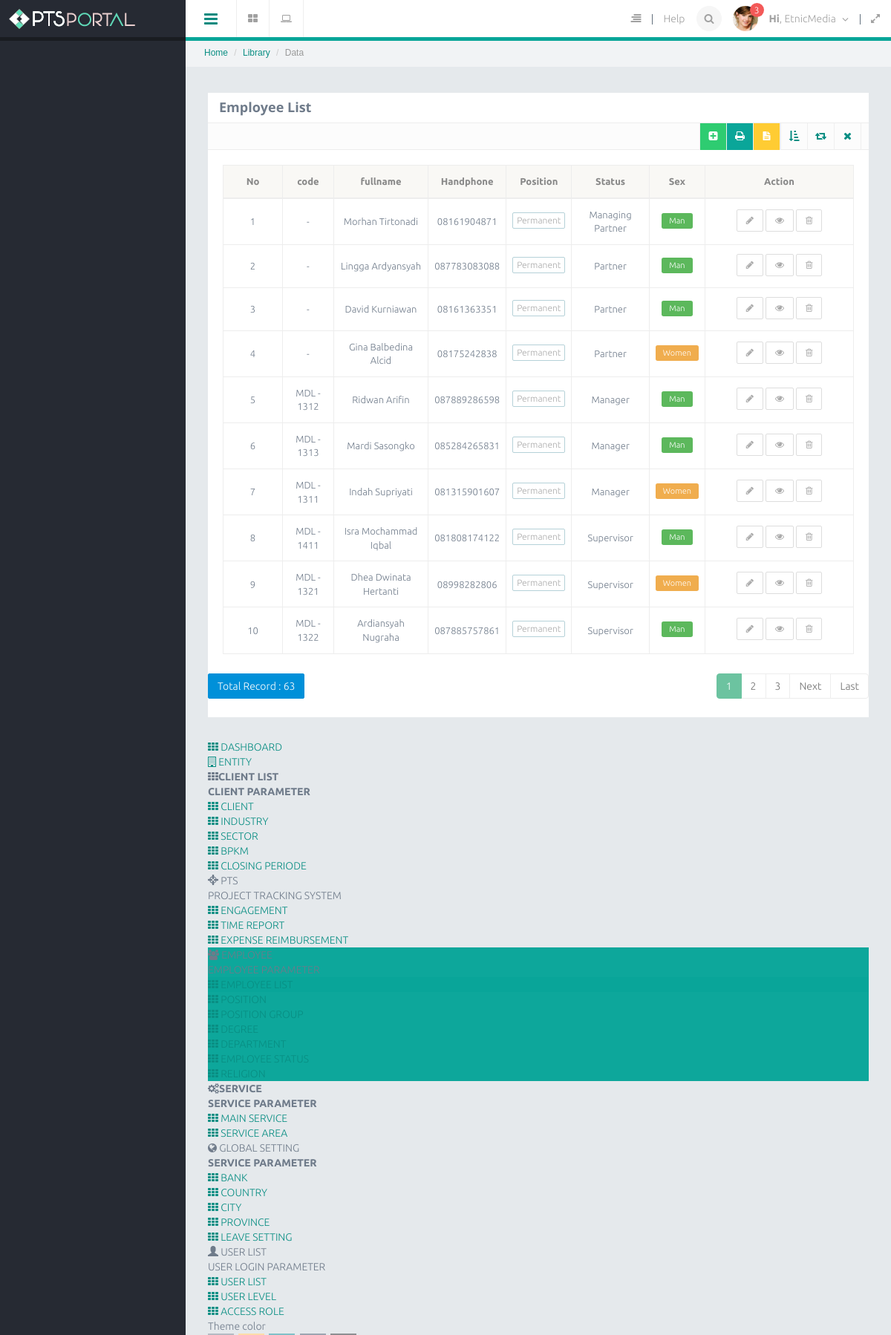
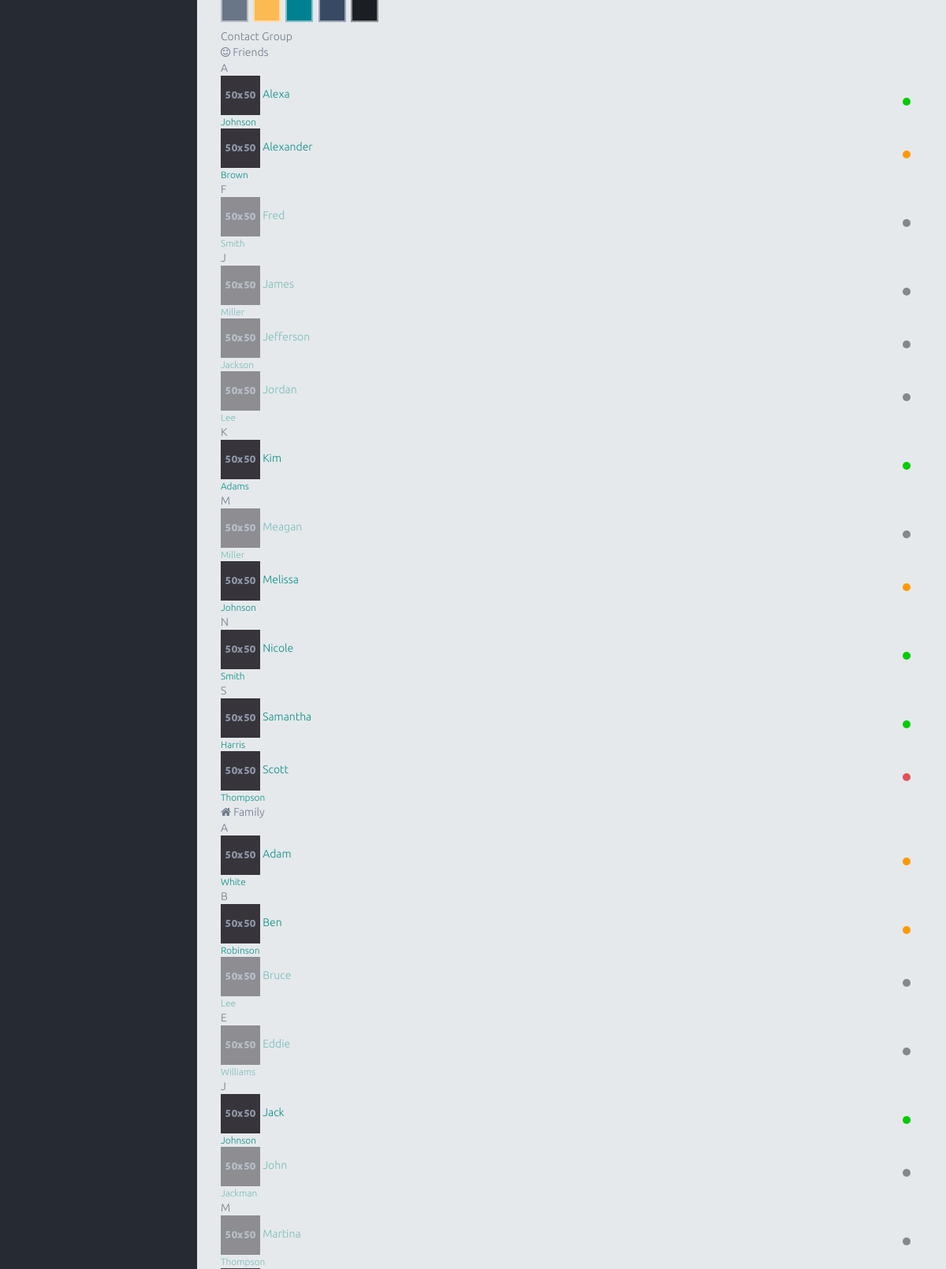
/index.php/employee (upper part), run on the app's committed database (2 pictures, top to bottom).
### tables this page shows
CREATE TABLE `employee` (
  `id` int(11) NOT NULL AUTO_INCREMENT,
  `entityId` int(11) DEFAULT '1',
  `employee_code` varchar(15) DEFAULT NULL,
  `employeeStatusId` int(11) DEFAULT NULL,
  `firstName` varchar(50) DEFAULT NULL,
  `lastName` varchar(50) DEFAULT NULL,
  `sex` tinyint(2) DEFAULT NULL COMMENT '1. Man, 2.Women',
  `religionId` int(11) DEFAULT NULL,
  `positionId` int(11) DEFAULT NULL,
  `departmentId` int(11) DEFAULT NULL,
  `phone` varchar(50) DEFAULT NULL,
  `handphone` varchar(50) DEFAULT NULL,
  `email1` varchar(50) DEFAULT NULL,
  `email2` varchar(50) DEFAULT NULL,
  `address` text,
  `birthday` datetime DEFAULT NULL,
  `costRate` decimal(18,2) DEFAULT NULL,
  `school` varchar(50) DEFAULT NULL,
  `degree` int(11) DEFAULT NULL,
  `sertificateNo` varchar(50) DEFAULT NULL,
  `accountant` tinyint(4) DEFAULT NULL,
  `regAccountantNo` varchar(25) DEFAULT NULL,
  `CPA` tinyint(4) DEFAULT NULL,
  `CPANo` varchar(25) DEFAULT NULL,
  `entry` datetime DEFAULT NULL,
  `resign` tinyint(4) DEFAULT NULL,
  `resignDate` datetime DEFAULT NULL,
  `functionType` int(11) DEFAULT NULL COMMENT '1. practice, 2. Practice Management',
  `bankId` tinyint(4) DEFAULT NULL,
  `accNo` varchar(25) DEFAULT NULL,
  `accName` varchar(50) DEFAULT NULL,
  `bankBranch` varchar(50) DEFAULT NULL,
  `npwp` varchar(180) DEFAULT NULL,
  `noRek` varchar(80) DEFAULT NULL,
  `noKtp` varchar(180) DEFAULT NULL,
  `martialStatus` tinyint(2) DEFAULT '1' COMMENT '1. Merrit, 2. Single',
  `jmlTanggungan` varchar(30) DEFAULT NULL,
  `deleted` tinyint(4) DEFAULT NULL,
  `userCreate` int(11) DEFAULT '1',
  `createDate` datetime DEFAULT NULL,
  `userUpdate` int(111) DEFAULT '1',
  `updateDate` timestamp NULL DEFAULT CURRENT_TIMESTAMP,
  PRIMARY KEY (`id`),
  KEY `entityId` (`entityId`)
);

CREATE TABLE `employee_status` (
  `id` int(11) NOT NULL AUTO_INCREMENT,
  `employeeStatus` varchar(60) DEFAULT NULL,
  `employeeStatusColors` varchar(60) DEFAULT NULL,
  PRIMARY KEY (`id`)
);

CREATE TABLE `position` (
  `id` int(11) NOT NULL AUTO_INCREMENT,
  `entityId` int(11) DEFAULT NULL,
  `positionCode` varchar(5) NOT NULL,
  `positionName` varchar(35) NOT NULL,
  `positionBillingRate` decimal(18,2) NOT NULL,
  `positionGroup` int(11) NOT NULL,
  `positionDeleted` tinyint(4) NOT NULL,
  PRIMARY KEY (`id`)
);

### application/libraries/Template.php (called while the page is built, shortened)
<?php
class Template{
    protected $_CI;
    function __construct(){
        $this->_CI=&get_instance();
    }
    function caplet($template,$data=null){
        $data['_content']=$this->_CI->load->view($template,$data,true);
        $data['_header']=$this->_CI->load->view('themes/caplet/header',$data,true);
        $data['_slideleft']=$this->_CI->load->view('themes/caplet/slideleft',$data,true);
        $data['_modal_message']=$this->_CI->load->view('themes/caplet/modal_message',$data,true);
        $data['_modal_notification']=$this->_CI->load->view('themes/caplet/modal_notification',$data,true);
        $data['_leftnav']=$this->_CI->load->view('themes/caplet/leftnav',$data,true);
        $data['_rightnav']=$this->_CI->load->view('themes/caplet/rightnav',$data,true);
        $data['_sidebar']=$this->_CI->load->view('themes/caplet/sidebar',$data,true);
        $this->_CI->load->view('themes/caplet.php',$data);
    }
}

### application/controllers/Employee.php (called while the page is built, shortened)
<?php
class Employee extends CI_Controller
{
    public function index()
    {
        $q = urldecode($this->input->get('q', TRUE));
        $start = intval($this->input->get('start'));
        if ($q <> '') {
            $config['base_url'] = base_url() . 'employee/index.html?q=' . urlencode($q);
            $config['first_url'] = base_url() . 'employee/index.html?q=' . urlencode($q);
        } else {
            $config['base_url'] = base_url() . 'employee/';
            $config['first_url'] = base_url() . 'employee/';
        }
        $config['per_page'] = 10;
        $config['page_query_string'] = TRUE;
        $config['total_rows'] = $this->Memployee->total_rows($q);
        $employee = $this->Memployee->getData($config['per_page'], $start, $q);
        $this->pagination->initialize($config);
        $data = array(
            'employee_data' => $employee,
            'q' => $q,
            'pagination' => $this->pagination->create_links(),
            'total_rows' => $config['total_rows'],
            'start' => $start,
        );
        $this->template->caplet('employee/employee_list', $data);
    }
}

### index.php (called while the page is built, shortened)
<?php
require_once BASEPATH.'core/CodeIgniter.php';

### application/models/Memployee.php (called while the page is built, shortened)
<?php
class Memployee extends CI_Model
{
    public $table = 'employee';
    function total_rows($q = NULL) {
        $this->db->like('id', $q);
	$this->db->from($this->table);
        return $this->db->count_all_results();
    }
    function getData($limit, $start = 0, $q = NULL) {
	$this->db->limit($limit, $start);
         $this->db->select('a.*,b.employeeStatus,b.employeeStatusColors,c.positionName');
            $this->db->from('employee a');
            $this->db->join('employee_status b', 'b.id = a.employeeStatusId', 'left');
            $this->db->join('position c', 'c.id = a.positionId', 'left');
            $this->db->order_by('a.updateDate','DESC');
        $query = $this->db->get();
        if ($query->num_rows() > 0)
            {
                 return $query->result();
            }
    }
}

### application/views/employee/employee_list.php (the view, shortened to what this page needs)
<div class="row">
    <div class="col-lg-12">
        <section class="panel">
            <header class="panel-heading">
                <h4><strong>Employee List</strong></h4>
            </header>
            <div class="panel-tools fully" align="right" data-toolscolor="#6CC3A0">
                <ul class="tooltip-area">
                    <li>
                        <a href="<?= site_url('employee/create'); ?>" class="btn btn-success" title="create new data"><i class="fa fa-plus-square"></i></a>
                    </li>
                    <li>
                        <a href="<?= site_url('employee/excel'); ?>" class="btn btn-theme-inverse" title="download excel"><i class="fa fa-print"></i></a>
                    </li>
                    <li>
                        <a href="<?= site_url('employee/word'); ?>" class="btn btn-warning" title="download word"><i class="fa fa-file-text"></i></a>
                    </li>
                    <li><a href="javascript:void(0)" class="btn btn-collapse" title="Collapse"><i class="fa fa-sort-amount-asc"></i></a></li>
                    <li><a href="javascript:void(0)" class="btn btn-reload"  title="Reload"><i class="fa fa-retweet"></i></a></li>
                    <li><a href="javascript:void(0)" class="btn btn-close" title="Close"><i class="fa fa-times"></i></a></li>
                </ul>
            </div>
            <div class="panel-body">
                <table class="table table-bordered" style="margin-bottom: 10px">
                    <thead>
                        <tr>
                            <th>No</th>
                            <th>code</th>
                            <th>fullname</th>
                            <th>Handphone</th>
                            <th>Position</th>
                            <th>Status</th>
                            <th>Sex</th>
                            <th>Action</th>
                        </tr>
                    </thead>
                    <tbody align="center">
                        <?php
                        foreach ($employee_data as $employee) {
                            $sex = $employee->sex;
                            if ($sex == 1) {
                                $gender = '<span class="label label-success">Man</span>';
                            } else {
                                $gender = '<span class="label label-warning">Women</span>';
                            }
                            ?>
                            <tr>
                                <td width="80px"><?php echo ++$start ?></td>
                                <td><?= $employee->employee_code ?></td>
                                <td><?= $employee->firstName . ' ' . $employee->lastName ?></td>
                                <td><?= $employee->handphone ?></td>
                                <td><span class="<?= $employee->employeeStatusColors ?>"><?= $employee->employeeStatus ?></span></td>
                                <td><?= $employee->positionName; ?></td>
                                <td><?= $gender ?></td>
                                <td style="text-align:center" width="200px">
                                    <span class="tooltip-area">
                                        <a href="<?= base_url() ?>employee/update/<?= $employee->id; ?>" class="btn btn-default btn-sm" title="Edit">
                                            <i class="fa fa-pencil"></i>
                                        </a>
                                        <a href="<?= base_url() ?>employee/read/<?= $employee->id; ?>" class="btn btn-default btn-sm" title="detail">
                                            <i class="fa fa-eye"></i>
                                        </a>
                                        <a href="<?= base_url() ?>employee/delete/<?= $employee->id; ?>" onclick="javasciprt: return confirm('Are You Sure ?')" class="btn btn-default btn-sm" title="Delete">
                                            <i class="fa fa-trash-o"></i>
                                        </a>
                                    </span>
                                </td>
                            </tr>
                            <?php
                        }
                        ?>
                    </tbody>
                </table>
            </div>
            <div class="row">
                <div class="col-md-6">
                    <a href="#" class="btn btn-primary">Total Record : <?php echo $total_rows ?></a>
                </div>
                <div class="col-md-6 text-right">
                    <?php echo $pagination ?>
                </div>
            </div>
            </body>
            </html>

### data on the page
employee: employee_code "-", firstName "Morhan", lastName "Tirtonadi", handphone "08161904871", employee_status.employeeStatus "Permanent", positionId.positionName "Managing Partner", sex "Man"
employee: employee_code "-", firstName "Lingga", lastName "Ardyansyah", handphone "087783083088", employee_status.employeeStatus "Permanent", positionId.positionName "Partner", sex "Man"
employee: employee_code "-", firstName "David", lastName "Kurniawan", handphone "08161363351", employee_status.employeeStatus "Permanent", positionId.positionName "Partner", sex "Man"
employee: employee_code "-", firstName "Gina", lastName "Balbedina Alcid", handphone "08175242838", employee_status.employeeStatus "Permanent", positionId.positionName "Partner", sex "Women"
employee: employee_code "MDL - 1312", firstName "Ridwan", lastName "Arifin", handphone "087889286598", employee_status.employeeStatus "Permanent", positionId.positionName "Manager", sex "Man"
employee: employee_code "MDL - 1313", firstName "Mardi", lastName "Sasongko", handphone "085284265831", employee_status.employeeStatus "Permanent", positionId.positionName "Manager", sex "Man"
employee: employee_code "MDL - 1311", firstName "Indah", lastName "Supriyati", handphone "081315901607", employee_status.employeeStatus "Permanent", positionId.positionName "Manager", sex "Women"
employee: employee_code "MDL - 1411", firstName "Isra", lastName "Mochammad Iqbal", handphone "081808174122", employee_status.employeeStatus "Permanent", positionId.positionName "Supervisor", sex "Man"
employee: employee_code "MDL - 1321", firstName "Dhea", lastName "Dwinata Hertanti", handphone "08998282806", employee_status.employeeStatus "Permanent", positionId.positionName "Supervisor", sex "Women"
employee: employee_code "MDL - 1322", firstName "Ardiansyah", lastName "Nugraha", handphone "087885757861", employee_status.employeeStatus "Permanent", positionId.positionName "Supervisor", sex "Man"

### other printed values
$total_rows "63"
$pagination "1 2 3 Next Last"
